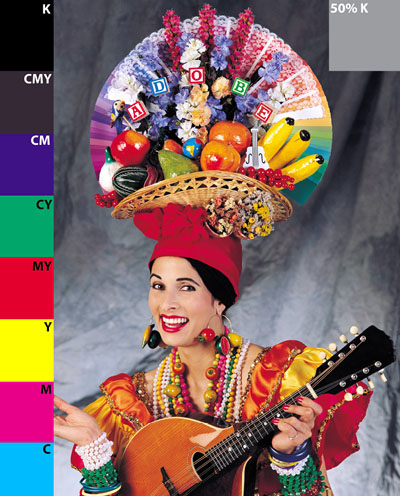
#> input picture test80.jpg, 400 x 496 px
$ python prog1.py
#> lines starting #> are read from the running program, lines starting #| are printed output that depends on the picture
#> in main, img is the input picture: shape (496, 400, 3); mean B, G, R 100.5, 102.3, 130.4
### questao1.py
import cv2
from matplotlib import pyplot as plt
import numpy as np
import math

# mostra a imagem na tela
def show_image(img):
    plt.imshow(img[:,:,::-1]); plt.show()

# calcula o valor do novo pixel com base na sua distancia dos pixeis originais, fazendo uma soma ponderada
# [22 lines left out: function soma_ponderada, not called in this run]


# diminue imagem fator n multiplo de 2
# depois, interpola para tamanho original usando diversas tecnicas
def dec_int(img, fator):


    # caso fator seja ímpar, ou não inteiro
#> called with fator = 2
    fator = round(fator)
    if(fator%2 != 0):
        fator = fator - 1

    # cria nova imagem em branco, N vezes menor que a original (N = fator)
    h, w = round( (img.shape[0]/fator)  ), round( (img.shape[1]/fator) )
#> h = 248; w = 200

    small_img = np.zeros((h, w, 3), dtype=np.uint8)

    for i in range(h):
        for j in range(w):

            small_img[i, j] = img[i*fator, j*fator]
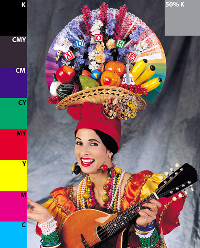
#> small_img: shape (248, 200, 3); mean B, G, R 100.5, 102.3, 130.4

    ####################################################
    # interpola a imagem reduzida para o tamanho original
    h, w = small_img.shape[0]*fator, small_img.shape[1]*fator
#> h = 496; w = 400

    nearest = np.zeros((h, w, 3), dtype=np.uint8)

    # repete o valor mais próximo
    for i in range(h):
        for j in range(w):
            nearest[i,j] = small_img[math.floor(i/fator), math.floor(j/fator)]
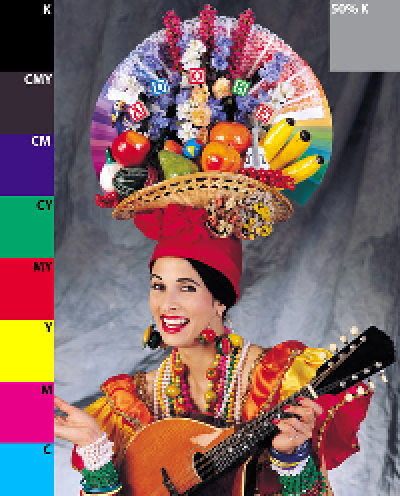
#> nearest: shape (496, 400, 3); mean B, G, R 100.5, 102.3, 130.4

    ####################################################
#> (the run stopped early here; a loop or call above may not have finished)

$ run again, with compare80.jpg copied over test80.jpg
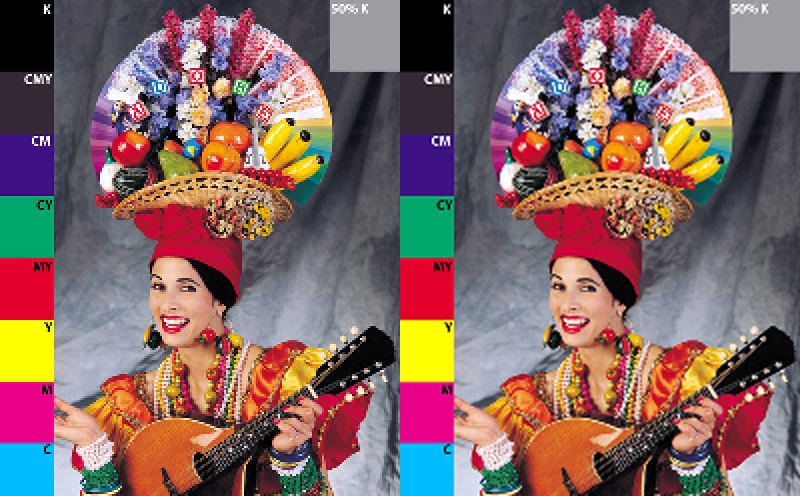
#> input picture compare80.jpg, 800 x 496 px
#> in main, img is the input picture: shape (496, 800, 3); mean B, G, R 100.5, 102.3, 130.4
#> after the loop in dec_int, `for i in range(h):`:
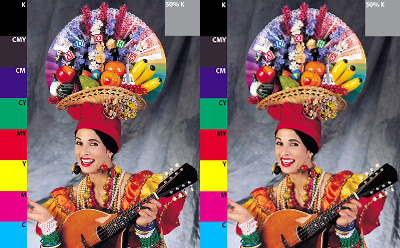
#> small_img: shape (248, 400, 3); mean B, G, R 100.5, 102.3, 130.4
#> after the loop in dec_int, `for i in range(h):`:
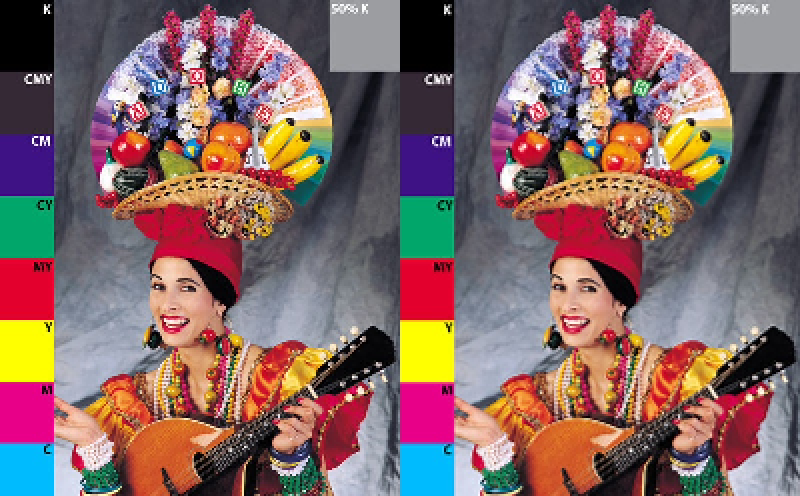
#> nearest: shape (496, 800, 3); mean B, G, R 100.5, 102.3, 130.4
